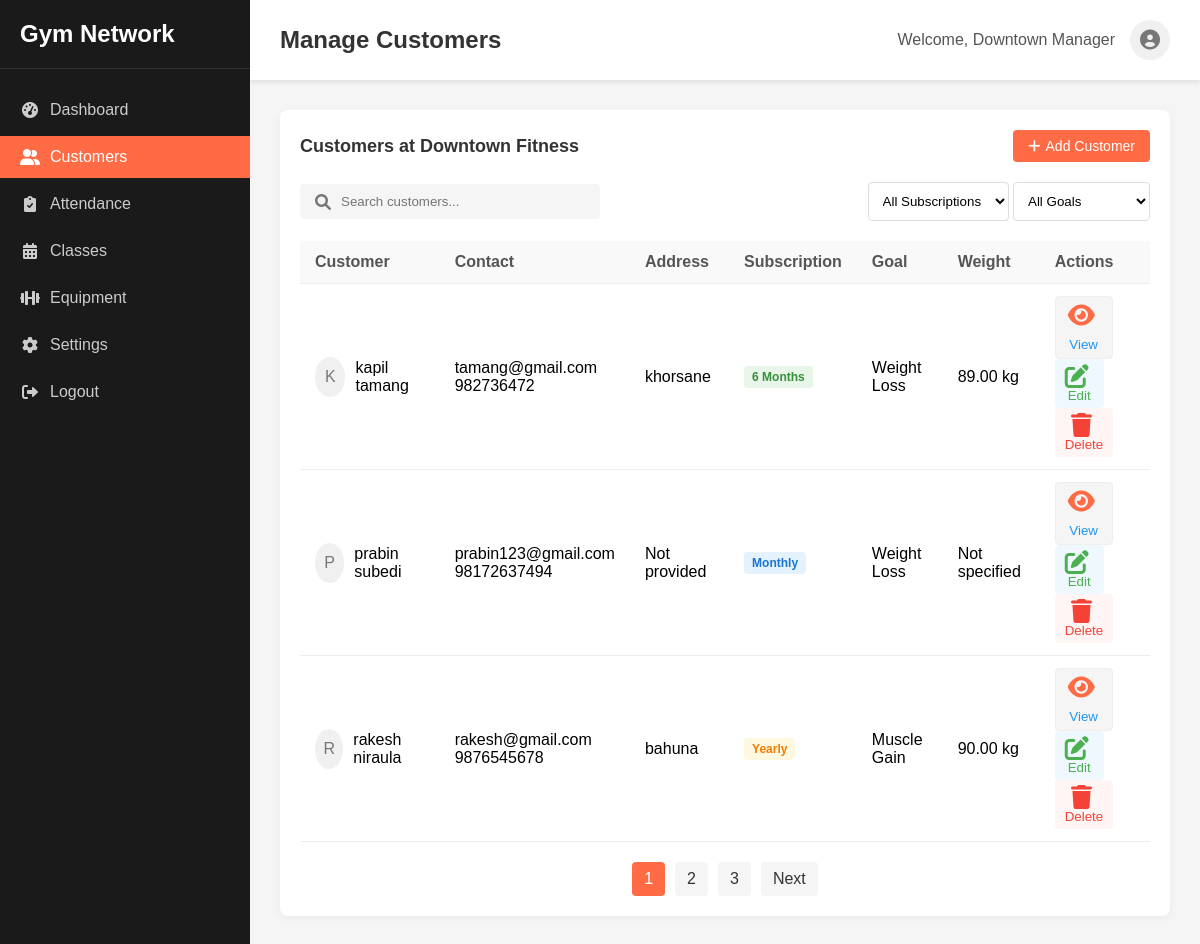
Screenshot of /admin/branch-admin/customers.php (signed in) with the database file from the repository.
### tables this page shows
CREATE TABLE `branches` (
  `id` int(11) NOT NULL,
  `name` varchar(100) NOT NULL,
  `location` varchar(255) NOT NULL,
  `admin_id` int(11) DEFAULT NULL,
  `created_at` timestamp NOT NULL DEFAULT current_timestamp(),
  `updated_at` timestamp NOT NULL DEFAULT current_timestamp() ON UPDATE current_timestamp()
);

CREATE TABLE `customers` (
  `id` int(11) NOT NULL,
  `first_name` varchar(50) NOT NULL,
  `last_name` varchar(50) NOT NULL,
  `address` varchar(255) DEFAULT NULL,
  `email` varchar(100) NOT NULL,
  `phone` varchar(20) NOT NULL,
  `date_of_birth` date DEFAULT NULL,
  `password` varchar(255) NOT NULL,
  `branch` varchar(50) NOT NULL,
  `subscription_type` enum('monthly','six_months','yearly') DEFAULT 'monthly',
  `fitness_goal` varchar(50) DEFAULT NULL,
  `emergency_contact_name` varchar(100) DEFAULT NULL,
  `emergency_contact_phone` varchar(20) DEFAULT NULL,
  `health_conditions` text DEFAULT NULL,
  `weight` decimal(5,2) DEFAULT NULL,
  `status` enum('active','inactive','suspended') NOT NULL DEFAULT 'active',
  `profile_image` varchar(255) DEFAULT NULL,
  `remember_token` varchar(100) DEFAULT NULL,
  `created_at` timestamp NOT NULL DEFAULT current_timestamp(),
  `updated_at` timestamp NOT NULL DEFAULT current_timestamp() ON UPDATE current_timestamp()
);

### admin/branch-admin/customers.php (the view, shortened to what this page needs)
<?php
require_once '../../includes/db_connect.php';
$admin_id = $_SESSION['user_id'];
$stmt = $conn->prepare("SELECT a.name, a.email, b.id as branch_id, b.name as branch_name, b.location
                      FROM admins a
                      LEFT JOIN branches b ON a.id = b.admin_id
                      WHERE a.id = ?");
$stmt->bind_param("i", $admin_id);
$stmt->execute();
$result = $stmt->get_result();
$admin = $result->fetch_assoc();
$branch_name = $admin['branch_name'];
$stmt = $conn->prepare("SELECT * FROM customers WHERE branch = ? ORDER BY first_name, last_name");
$stmt->bind_param("s", $branch_name);
$stmt->execute();
$customers = $stmt->get_result();
?>
<!DOCTYPE html>
<html lang="en">
<head>
  <link rel="stylesheet" href="../../assets/css/styles.css">
  <link rel="stylesheet" href="../../assets/css/dashboard.css">
  <link rel="stylesheet" href="https://cdnjs.cloudflare.com/ajax/libs/font-awesome/6.0.0-beta3/css/all.min.css">
</head>
<body>
  <div class="dashboard-container">
      <div class="sidebar">
          <div class="logo">
              <h2>Gym Network</h2>
          </div>
          <div class="menu">
              <ul>
                  <li><a href="dashboard.php"><i class="fas fa-tachometer-alt"></i> Dashboard</a></li>
                  <li class="active"><a href="customers.php"><i class="fas fa-user-friends"></i> Customers</a></li>
                  <li><a href="attendance.php"><i class="fas fa-clipboard-check"></i> Attendance</a></li>
                  <li><a href="#"><i class="fas fa-calendar-alt"></i> Classes</a></li>
                  <li><a href="#"><i class="fas fa-dumbbell"></i> Equipment</a></li>
                  <li><a href="#"><i class="fas fa-cog"></i> Settings</a></li>
                  <li><a href="../logout.php"><i class="fas fa-sign-out-alt"></i> Logout</a></li>
              </ul>
          </div>
      </div>
      <div class="main-content">
          <div class="header">
              <div class="page-title">
                  <h1>Manage Customers</h1>
              </div>
              <div class="user-info">
                  <span>Welcome, <?php echo htmlspecialchars($admin['name']); ?></span>
                  <div class="user-avatar">
                      <i class="fas fa-user-circle"></i>
                  </div>
              </div>
          </div>
          <div class="dashboard-content">
              <div class="section">
                  <div class="section-header">
                      <h2>Customers at <?php echo htmlspecialchars($branch_name); ?></h2>
                      <button class="add-btn" onclick="showAddCustomerModal()">
                          <i class="fas fa-plus"></i> Add Customer
                      </button>
                  </div>
                  <div class="filter-row">
                      <div class="search-box">
                          <i class="fas fa-search"></i>
                          <input type="text" id="customerSearch" placeholder="Search customers..." onkeyup="filterCustomers()">
                      </div>
                      <div>
                          <select class="filter-dropdown" id="subscriptionFilter" onchange="filterCustomers()">
                              <option value="">All Subscriptions</option>
                          </select>
                          <select class="filter-dropdown" id="goalFilter" onchange="filterCustomers()">
                              <option value="">All Goals</option>
                          </select>
                      </div>
                  </div>
                  <div class="table-container">
                      <table id="customersTable">
                          <thead>
                              <tr>
                                  <th>Customer</th>
                                  <th>Contact</th>
                                  <th>Address</th>
                                  <th>Subscription</th>
                                  <th>Goal</th>
                                  <th>Weight</th>
                                  <th>Actions</th>
                              </tr>
                          </thead>
                          <tbody>
                              <?php if ($customers->num_rows > 0): ?>
                                  <?php while ($customer = $customers->fetch_assoc()): ?>
                                      <tr>
                                          <td>
                                              <div class="customer-details">
                                                  <div class="customer-avatar">
                                                      <?php echo strtoupper(substr($customer['first_name'], 0, 1)); ?>
                                                  </div>
                                                  <div>
                                                      <?php echo htmlspecialchars($customer['first_name'] . ' ' . $customer['last_name']); ?>
                                                  </div>
                                              </div>
                                          </td>
                                          <td>
                                              <div><?php echo htmlspecialchars($customer['email']); ?></div>
                                              <div><?php echo htmlspecialchars($customer['phone']); ?></div>
                                          </td>
                                          <td><?php echo htmlspecialchars($customer['address'] ?? 'Not provided'); ?></td>
                                          <td>
                                              <?php
                                              $subscription = $customer['subscription_type'] ?? 'monthly';
                                              $subscription_text = [
                                                  'monthly' => 'Monthly',
                                                  'six_months' => '6 Months',
                                                  'yearly' => 'Yearly'
                                              ][$subscription];
                                              ?>
                                              <span class="subscription-badge subscription-<?php echo $subscription; ?>">
                                                  <?php echo $subscription_text; ?>
                                              </span>
                                          </td>
                                          <td><?php echo ucwords(str_replace('_', ' ', $customer['fitness_goal'] ?? 'Not specified')); ?></td>
                                          <td><?php echo $customer['weight'] ? htmlspecialchars($customer['weight']) . ' kg' : 'Not specified'; ?></td>
                                          <td>
                                              <button class="action-btn view" onclick="viewCustomer(<?php echo $customer['id']; ?>)">
                                                  <i class="fas fa-eye"></i> View
                                              </button>
                                              <button class="action-btn edit" onclick="editCustomer(<?php echo $customer['id']; ?>, '<?php echo htmlspecialchars(addslashes($customer['first_name'])); ?>', '<?php echo htmlspecialchars(addslashes($customer['last_name'])); ?>', '<?php echo htmlspecialchars(addslashes($customer['email'])); ?>', '<?php echo htmlspecialchars(addslashes($customer['phone'])); ?>', '<?php echo htmlspecialchars(addslashes($customer['address'] ?? '')); ?>', '<?php echo $subscription; ?>', '<?php echo $customer['fitness_goal'] ?? ''; ?>', '<?php echo $customer['weight'] ?? ''; ?>')">
                                                  <i class="fas fa-edit"></i> Edit
                                              </button>
                                              <button class="action-btn delete" onclick="confirmDelete(<?php echo $customer['id']; ?>, '<?php echo htmlspecialchars(addslashes($customer['first_name'] . ' ' . $customer['last_name'])); ?>')">
                                                  <i class="fas fa-trash"></i> Delete
                                              </button>
                                          </td>
                                      </tr>
                                  <?php endwhile; ?>
                              <?php else: ?>
                                  <tr>
                                      <td colspan="7" class="no-data">No customers found</td>
                                  </tr>
                              <?php endif; ?>
                          </tbody>
                      </table>
                  </div>
                  <div class="pagination">
                      <a href="#" class="active">1</a>
                      <a href="#">2</a>
                      <a href="#">3</a>
                      <a href="#">Next</a>
                  </div>
              </div>
          </div>
      </div>
  </div>
</body>
</html>

### assets/css/styles.css (style rules this page uses)
* { margin: 0; padding: 0; box-sizing: border-box; font-family: "Arial", sans-serif; }
body { background-color: #fff; }

### assets/css/dashboard.css (style rules this page uses)
.dashboard-container { display: flex; min-height: 100vh; }
.sidebar { width: 250px; background-color: #1a1a1a; color: #fff; display: flex; flex-direction: column; }
.logo { padding: 20px; border-bottom: 1px solid #333; }
.logo h2 { color: #fff; font-size: 24px; }
.menu { padding: 20px 0; }
.menu ul { list-style: none; }
.menu li { margin-bottom: 5px; }
.menu li a { display: flex; align-items: center; padding: 12px 20px; color: #ccc; text-decoration: none; transition: all 0.3s; }
.menu li a i { margin-right: 10px; width: 20px; text-align: center; }
.menu li.active a { background-color: #ff6b45; color: #fff; }
.main-content { flex: 1; background-color: #f5f5f5; overflow-y: auto; }
.header { display: flex; justify-content: space-between; align-items: center; padding: 20px 30px; background-color: #fff; box-shadow: 0 2px 5px rgba(0, 0, 0, 0.1); }
.page-title h1 { font-size: 24px; color: #333; }
.user-info { display: flex; align-items: center; }
.user-info span { margin-right: 15px; color: #555; }
.user-avatar { width: 40px; height: 40px; border-radius: 50%; background-color: #f0f0f0; display: flex; align-items: center; justify-content: center; color: #777; font-size: 20px; }
.dashboard-content { padding: 30px; }
.action-btn { display: flex; flex-direction: column; align-items: center; justify-content: center; width: 120px; height: 100px; background-color: #f9f9f9; border: 1px solid #eee; border-radius: 8px; cursor: pointer; transition: all 0.3s; }
.action-btn i { font-size: 24px; color: #ff6b45; margin-bottom: 10px; }
.section { background-color: #fff; border-radius: 8px; padding: 20px; margin-bottom: 30px; box-shadow: 0 2px 10px rgba(0, 0, 0, 0.05); }
.section-header { display: flex; justify-content: space-between; align-items: center; margin-bottom: 20px; }
.section-header h2 { font-size: 18px; color: #333; }
.add-btn { background-color: #ff6b45; color: white; border: none; padding: 8px 15px; border-radius: 4px; font-size: 14px; cursor: pointer; display: flex; align-items: center; }
.add-btn i { margin-right: 5px; }
.table-container { overflow-x: auto; }
table { width: 100%; border-collapse: collapse; }
table th, table td { padding: 12px 15px; text-align: left; border-bottom: 1px solid #eee; }
table th { background-color: #f9f9f9; color: #555; font-weight: 600; }
.action-btn.edit, .action-btn.delete { width: auto; height: auto; padding: 5px 10px; margin-right: 5px; background-color: transparent; border: none; }
.action-btn.edit i { color: #4caf50; margin-bottom: 0; }
.action-btn.delete i { color: #f44336; margin-bottom: 0; }

### rows the page displays
branches: admin.name "Downtown Manager", name "Downtown Fitness"
customers: first_name "K", first_name+last_name "kapil tamang", email "tamang@gmail.com", phone "982736472", address "khorsane", subscription_type "6 Months", fitness_goal "Weight Loss", weight "89.00"
customers: first_name "P", first_name+last_name "prabin subedi", email "prabin123@gmail.com", phone "98172637494", address "Not provided", subscription_type "Monthly", fitness_goal "Weight Loss", shows "Not specified"
customers: first_name "R", first_name+last_name "rakesh niraula", email "rakesh@gmail.com", phone "9876545678", address "bahuna", subscription_type "Yearly", fitness_goal "Muscle Gain", weight "90.00"
